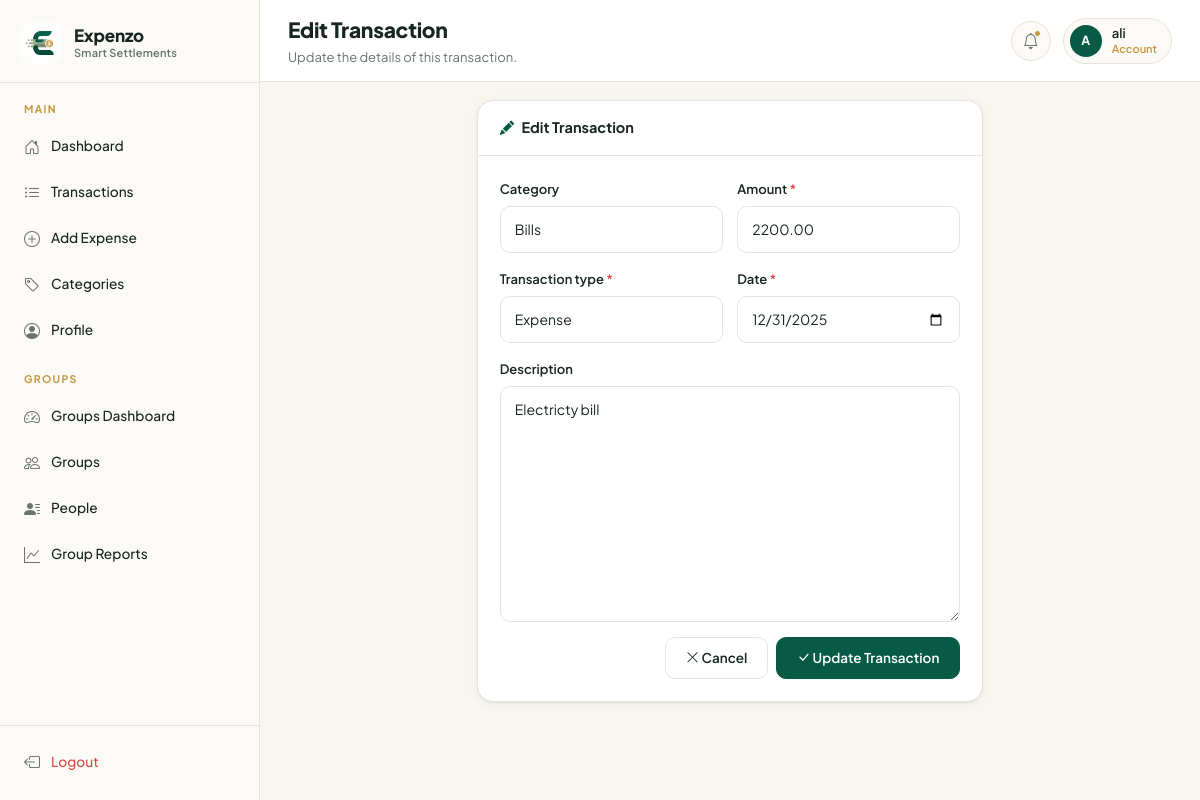
The app's page /transactions/5/edit/ (signed in) with its own data.
### tracker/models.py (models this page shows, shortened)
class Transaction(models.Model):
    TRANSACTION_TYPE = (
        ('Income', 'Income'),
        ('Expense', 'Expense'),
    )
    user = models.ForeignKey(settings.AUTH_USER_MODEL, on_delete=models.CASCADE)
    category = models.ForeignKey(Category, on_delete=models.SET_NULL, null=True, blank=True)
    amount = models.DecimalField(max_digits=10, decimal_places=2)
    transaction_type = models.CharField(max_length=10, choices=TRANSACTION_TYPE)
    date = models.DateField()
    description = models.TextField(blank=True)
    class Meta:
        ordering = ['-date', '-id']

### tracker/views.py (the view, shortened to what this page needs)
# urls.py: path('transactions/<int:pk>/edit/', views.EditTransactionView.as_view(), name='edit_transaction'),
class EditTransactionView(LoginRequiredMixin, UpdateView):
    model = Transaction
    form_class = TransactionForm
    template_name = 'edit_transaction.html'
    success_url = reverse_lazy('transaction_list')
    def get_form_kwargs(self):
        kwargs = super().get_form_kwargs()
        kwargs['user'] = self.request.user
        return kwargs
    def get_queryset(self):
        return Transaction.objects.filter(user=self.request.user)

### tracker/forms.py (shortened to what this page needs)
class TransactionForm(forms.ModelForm):
    class Meta:
        model = Transaction
        fields = ['category', 'amount', 'transaction_type', 'date', 'description']
        widgets = {
            'date': forms.DateInput(attrs={'type': 'date'}),
        }
    def __init__(self, *args, **kwargs):
        self.user = kwargs.pop('user', None)
        super().__init__(*args, **kwargs)
        if self.user is not None:
            self.fields['category'].queryset = Category.objects.filter(user=self.user)

### tracker/models.py (called while the page is built)
    def __str__(self):
        return self.name

### tracker/templates/edit_transaction.html (shortened to what this page needs)
{% extends 'base.html' %}
{% load widget_tweaks %}
{% block topbar_title %}Edit Transaction{% endblock %}
{% block topbar_desc %}Update the details of this transaction.{% endblock %}
{% block content %}
<div class="row justify-content-center">
  <div class="col-lg-7">
    <div class="card">
      <div class="card-header d-flex align-items-center gap-2">
        <i class="bi bi-pencil-fill" style="color: var(--clr-primary);"></i> Edit Transaction
      </div>
      <div class="card-body">
        <form method="POST">
          <div class="row g-3">
            {% for field in form %}
            <div class="col-md-{% if field.name == 'description' %}12{% else %}6{% endif %}">
              <label for="{{ field.id_for_label }}" class="form-label">
                {{ field.label }}{% if field.field.required %} <span style="color: var(--clr-expense);">*</span>{% endif %}
              </label>
              {% if field.name == 'transaction_type' or field.name == 'category' %}
                {% if field.errors %}
                  {{ field|add_class:"form-select is-invalid" }}
                {% else %}
                  {{ field|add_class:"form-select" }}
                {% endif %}
              {% else %}
                {% if field.errors %}
                  {{ field|add_class:"form-control is-invalid" }}
                {% else %}
                  {{ field|add_class:"form-control" }}
                {% endif %}
              {% endif %}
            </div>
            {% endfor %}
            <div class="col-12 d-flex justify-content-end gap-2 mt-3">
              <a href="{% url 'transaction_list' %}" class="btn btn-secondary">
                <i class="bi bi-x-lg"></i> Cancel
              </a>
              <button type="submit" class="btn btn-primary">
                <i class="bi bi-check-lg"></i> Update Transaction
              </button>
            </div>
          </div>
        </form>
      </div>
    </div>
  </div>
</div>
{% endblock %}

### tracker/templates/base.html (shortened to what this page needs)
{% load static %}
<!DOCTYPE html>
<html lang="en">
<head>
  <link href="https://cdn.jsdelivr.net/npm/bootstrap@5.3.2/dist/css/bootstrap.min.css" rel="stylesheet">
  <link rel="stylesheet" href="https://cdn.jsdelivr.net/npm/bootstrap-icons@1.11.3/font/bootstrap-icons.min.css">
  <link rel="stylesheet" href="{% static 'tracker/css/theme.css' %}">
</head>
<body>
{% if user.is_authenticated %}
<div class="app-wrapper">
  <aside class="sidebar" id="sidebar">
    <div class="sidebar-brand">
      <div class="brand-icon"><img src="{% static 'tracker/images/logo-icon.png' %}" alt="Expenzo logo"></div>
      <div>
        <div class="brand-name">Expenzo</div>
        <div class="brand-sub">Smart Settlements</div>
      </div>
    </div>
    <nav class="sidebar-nav" aria-label="Main navigation">
      <div class="sidebar-label">Main</div>
      <a href="{% url 'dashboard' %}" class="sidebar-link {% if request.resolver_match.url_name == 'dashboard' %}active{% endif %}">
        <i class="bi bi-house-door"></i> Dashboard
      </a>
      <a href="{% url 'transaction_list' %}" class="sidebar-link {% if request.resolver_match.url_name == 'transaction_list' %}active{% endif %}">
        <i class="bi bi-list-ul"></i> Transactions
      </a>
      <a href="{% url 'add_transaction' %}" class="sidebar-link {% if request.resolver_match.url_name == 'add_transaction' %}active{% endif %}">
        <i class="bi bi-plus-circle"></i> Add Expense
      </a>
      <a href="{% url 'category_list' %}" class="sidebar-link {% if request.resolver_match.url_name == 'category_list' %}active{% endif %}">
        <i class="bi bi-tag"></i> Categories
      </a>
      <a href="{% url 'profile' %}" class="sidebar-link {% if request.resolver_match.url_name == 'profile' %}active{% endif %}">
        <i class="bi bi-person-circle"></i> Profile
      </a>
      <div class="sidebar-label">Groups</div>
      <a href="{% url 'group_dashboard' %}" class="sidebar-link {% if request.resolver_match.url_name == 'group_dashboard' %}active{% endif %}">
        <i class="bi bi-speedometer2"></i> Groups Dashboard
      </a>
      <a href="{% url 'group_list' %}" class="sidebar-link {% if request.resolver_match.url_name == 'group_list' or request.resolver_match.url_name == 'group_detail' %}active{% endif %}">
        <i class="bi bi-people"></i> Groups
      </a>
      <a href="{% url 'person_list' %}" class="sidebar-link {% if request.resolver_match.url_name == 'person_list' %}active{% endif %}">
        <i class="bi bi-person-lines-fill"></i> People
      </a>
      <a href="{% url 'group_reports' %}" class="sidebar-link {% if request.resolver_match.url_name == 'group_reports' %}active{% endif %}">
        <i class="bi bi-graph-up"></i> Group Reports
      </a>
    </nav>
    <div class="sidebar-footer">
      <form method="post" action="{% url 'logout' %}">
        <button type="submit" class="sidebar-link logout" style="background:none;border:none;width:100%;text-align:left;cursor:pointer;">
          <i class="bi bi-box-arrow-left"></i> Logout
        </button>
      </form>
    </div>
  </aside>
  <header class="topbar">
    <div class="d-flex align-items-center gap-3">
      <div>
        <div class="topbar-title">{% block topbar_title %}Dashboard{% endblock %}</div>
        <div class="topbar-desc">{% block topbar_desc %}{% endblock %}</div>
      </div>
    </div>
    <div class="topbar-right">
      <button type="button" class="btn-icon" aria-label="Notifications">
        <i class="bi bi-bell"></i>
        <span class="notif-dot" aria-hidden="true"></span>
      </button>
      <div class="topbar-user">
        <div class="avatar">{{ request.user.username|first|upper }}</div>
        <div>
          {{ request.user.username }}
          <span class="plan-label">Account</span>
        </div>
      </div>
    </div>
  </header>
  <main class="main-content">
    <div class="page-body fade-in">
      {% block content %}{% endblock %}
    </div>
  </main>
</div>
{% endif %}
</body>
</html>

### records on screen
Transaction: form "Bills" "Expense", form "2200.00" "12/31/2025" "Electricty bill"

### other values on screen
{{ request.user.username|first|upper }} "A"
{{ request.user.username }} "ali"
{{ field.label }} "Category" "Amount" "Transaction type" "Date" "Description"
